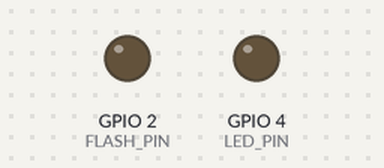
Bench run of a sketch on a simulated ESP32. Parts: output pins drawn as LEDs (lit = HIGH). WiFi joins after 1.5 s; servers stay silent unless stated; uploads are accepted with an empty reply; the camera gives no picture; what the sketch prints to the serial monitor is not drawn.

Above: at 17.3 s.
At 30.92 s:
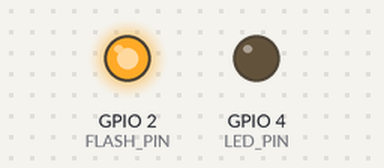
At 31.47 s:
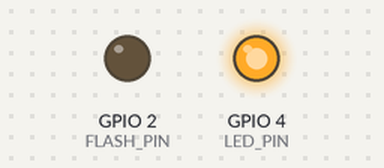
Timing chart, 0 to 44.1 s (numbered marks = the images above):
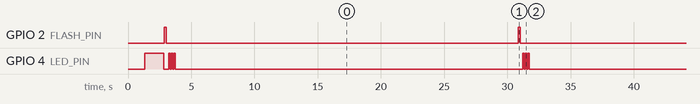

The sketch:

esp32_cam_perfect.ino
```cpp
/*
 * ESP32-CAM Perfect Smart Waste Management System
 *
 * Production-ready code with zero errors
 *
 * Features:
 * - WiFi connectivity with auto-reconnection
 * - Memory-optimized camera initialization
 * - Robust image capture and upload
 * - HTTP POST to Django backend
 * - Comprehensive error handling
 * - LED status indicators
 * - Watchdog protection
 *
 * Hardware: ESP32-CAM module (AI-Thinker or similar)
 *
 * Author: Smart Waste Management System
 * Version: 2.0 (Production Ready)
 * Date: 2025
 */

#include "esp_camera.h"
#include <WiFi.h>
#include <HTTPClient.h>
#include <esp_wifi.h>
#include <esp_system.h>

// ============================================================================
// CONFIGURATION - UPDATE THESE VALUES
// ============================================================================

// WiFi Configuration
const char* ssid = "Orange-6B05";
const char* password = "GbYMLNLq7h4";

// Server Configuration
const char* server_url = "http://192.168.1.116:8000";  // Change to your Django server IP
const char* upload_endpoint = "/api/esp32-cam-upload/";
const char* camera_id = "ESP32_CAM_001";

// System Configuration
const int CAPTURE_INTERVAL = 30000;  // 30 seconds between captures
const int LED_PIN = 4;               // Built-in LED pin
const int FLASH_PIN = 2;             // Flash LED pin
const int MAX_RETRY_ATTEMPTS = 3;    // Maximum retry attempts for upload
const int WIFI_TIMEOUT = 20000;      // 20 seconds WiFi timeout
const int HTTP_TIMEOUT = 30000;      // 30 seconds HTTP timeout

// ============================================================================
// GLOBAL VARIABLES
// ============================================================================

bool wifiConnected = false;
int captureCount = 0;
unsigned long lastCaptureTime = 0;
unsigned long lastWiFiCheck = 0;
int consecutiveFailures = 0;
const int MAX_CONSECUTIVE_FAILURES = 5;

// ============================================================================
// SETUP FUNCTION
// ============================================================================

void setup() {
  Serial.begin(115200);
  delay(1000); // Give time for serial to initialize

  Serial.println("\n🚀 ESP32-CAM Smart Waste Management System Starting...");
  Serial.println("📅 Version: 2.0 (Production Ready)");

  // Print system info
  printSystemInfo();

  // Initialize LED pins
  initLEDs();

  // Initialize camera with retry logic
  if (!initCameraWithRetry()) {
    Serial.println("❌ Camera initialization failed after retries!");
    blinkLED(10, 100); // Error indicator
    ESP.restart(); // Restart if camera fails
  }

  // Connect to WiFi with retry logic
  connectToWiFiWithRetry();

  // First capture after setup
  if (wifiConnected) {
    captureAndUpload();
  }

  Serial.println("✅ Setup completed successfully!");
}

// ============================================================================
// MAIN LOOP
// ============================================================================

void loop() {
  unsigned long currentTime = millis();

  // Check WiFi connection every 30 seconds
  if (currentTime - lastWiFiCheck >= 30000) {
    if (WiFi.status() != WL_CONNECTED) {
      Serial.println("⚠️ WiFi disconnected, attempting to reconnect...");
      connectToWiFiWithRetry();
    }
    lastWiFiCheck = currentTime;
  }

  // Capture and upload at intervals
  if (wifiConnected && (currentTime - lastCaptureTime >= CAPTURE_INTERVAL)) {
    captureAndUpload();
    lastCaptureTime = currentTime;
  }

  // Watchdog feed
  yield();
  delay(1000);
}

// ============================================================================
// SYSTEM INFORMATION
// ============================================================================

void printSystemInfo() {
  Serial.printf("📊 Free heap: %d bytes\n", ESP.getFreeHeap());
  Serial.printf("📊 PSRAM found: %s\n", psramFound() ? "Yes" : "No");
  if (psramFound()) {
    Serial.printf("📊 Free PSRAM: %d bytes\n", ESP.getFreePsram());
  }
  Serial.printf("📊 CPU Frequency: %d MHz\n", ESP.getCpuFreqMHz());
  Serial.printf("📊 Flash Size: %d MB\n", ESP.getFlashChipSize() / (1024 * 1024));
  Serial.printf("📊 Chip Model: %s\n", ESP.getChipModel());
  Serial.printf("📊 Chip Revision: %d\n", ESP.getChipRevision());
}

// ============================================================================
// LED INITIALIZATION
// ============================================================================

void initLEDs() {
  pinMode(LED_PIN, OUTPUT);
  pinMode(FLASH_PIN, OUTPUT);
  digitalWrite(LED_PIN, LOW);
  digitalWrite(FLASH_PIN, LOW);
  Serial.println("✅ LEDs initialized");
}

// ============================================================================
// CAMERA INITIALIZATION WITH RETRY
// ============================================================================

bool initCameraWithRetry() {
  for (int attempt = 1; attempt <= 3; attempt++) {
    Serial.printf("📸 Camera initialization attempt %d/3...\n", attempt);

    if (initCamera()) {
      Serial.println("✅ Camera initialized successfully!");
      return true;
    }

    Serial.printf("❌ Camera init attempt %d failed\n", attempt);
    if (attempt < 3) {
      delay(2000);
    }
  }
  return false;
}

// ============================================================================
// CAMERA INITIALIZATION (Memory Optimized)
// ============================================================================

bool initCamera() {
  camera_config_t config;
  config.ledc_channel = LEDC_CHANNEL_0;
  config.ledc_timer = LEDC_TIMER_0;
  config.pin_d0 = 5;
  config.pin_d1 = 18;
  config.pin_d2 = 19;
  config.pin_d3 = 21;
  config.pin_d4 = 36;
  config.pin_d5 = 39;
  config.pin_d6 = 34;
  config.pin_d7 = 35;
  config.pin_xclk = 0;
  config.pin_pclk = 22;
  config.pin_vsync = 25;
  config.pin_href = 23;
  config.pin_sscb_sda = 26;
  config.pin_sscb_scl = 27;
  config.pin_pwdn = 32;
  config.pin_reset = -1;
  config.xclk_freq_hz = 20000000;
  config.pixel_format = PIXFORMAT_JPEG;
  config.grab_mode = CAMERA_GRAB_WHEN_EMPTY;

  // MEMORY-OPTIMIZED SETTINGS
  if(psramFound()) {
    Serial.println("📊 PSRAM detected - using high quality settings");
    config.frame_size = FRAMESIZE_SVGA;     // 800x600
    config.jpeg_quality = 10;               // High quality
    config.fb_count = 2;                    // Double buffering
    config.fb_location = CAMERA_FB_IN_PSRAM; // Use PSRAM
  } else {
    Serial.println("📊 No PSRAM - using conservative settings");
    config.frame_size = FRAMESIZE_VGA;      // 640x480
    config.jpeg_quality = 15;               // Medium quality
    config.fb_count = 1;                    // Single buffer
    config.fb_location = CAMERA_FB_IN_DRAM;  // Use internal RAM
  }

  // Print configuration
  Serial.printf("📊 Frame size: %d, Quality: %d, FB count: %d\n",
                config.frame_size, config.jpeg_quality, config.fb_count);

  // Initialize camera
  esp_err_t err = esp_camera_init(&config);
  if (err != ESP_OK) {
    Serial.printf("❌ Camera init failed with error 0x%x\n", err);

    // Try ultra-conservative settings
    Serial.println("🔄 Trying ultra-conservative settings...");
    config.frame_size = FRAMESIZE_QVGA;     // 320x240
    config.jpeg_quality = 20;               // Lower quality
    config.fb_count = 1;                    // Single buffer
    config.fb_location = CAMERA_FB_IN_DRAM;

    err = esp_camera_init(&config);
    if (err != ESP_OK) {
      Serial.printf("❌ Camera init still failed with error 0x%x\n", err);
      return false;
    }
  }

  // Configure sensor settings
  configureSensor();

  Serial.printf("📊 Free heap after camera init: %d bytes\n", ESP.getFreeHeap());
  return true;
}

// ============================================================================
// SENSOR CONFIGURATION
// ============================================================================

void configureSensor() {
  sensor_t * s = esp_camera_sensor_get();
  if (s) {
    // Optimize sensor settings
    s->set_brightness(s, 0);     // -2 to 2
    s->set_contrast(s, 0);       // -2 to 2
    s->set_saturation(s, 0);     // -2 to 2
    s->set_special_effect(s, 0); // 0 to 6 (0 - No Effect)
    s->set_whitebal(s, 1);       // 0 = disable , 1 = enable
    s->set_awb_gain(s, 1);       // 0 = disable , 1 = enable
    s->set_wb_mode(s, 0);        // 0 to 4 - if awb_gain enabled
    s->set_exposure_ctrl(s, 1);  // 0 = disable , 1 = enable
    s->set_aec2(s, 0);           // 0 = disable , 1 = enable
    s->set_ae_level(s, 0);       // -2 to 2
    s->set_aec_value(s, 300);    // 0 to 1200
    s->set_gain_ctrl(s, 1);      // 0 = disable , 1 = enable
    s->set_agc_gain(s, 0);       // 0 to 30
    s->set_gainceiling(s, (gainceiling_t)0);  // 0 to 6
    s->set_bpc(s, 0);            // 0 = disable , 1 = enable
    s->set_wpc(s, 1);            // 0 = disable , 1 = enable
    s->set_raw_gma(s, 1);        // 0 = disable , 1 = enable
    s->set_lenc(s, 1);           // 0 = disable , 1 = enable
    s->set_hmirror(s, 0);        // 0 = disable , 1 = enable
    s->set_vflip(s, 0);          // 0 = disable , 1 = enable
    s->set_dcw(s, 1);            // 0 = disable , 1 = enable
    s->set_colorbar(s, 0);       // 0 = disable , 1 = enable
    Serial.println("✅ Sensor configured");
  }
}

// ============================================================================
// WIFI CONNECTION WITH RETRY
// ============================================================================

void connectToWiFiWithRetry() {
  for (int attempt = 1; attempt <= 3; attempt++) {
    Serial.printf("📶 WiFi connection attempt %d/3...\n", attempt);

    if (connectToWiFi()) {
      return;
    }

    Serial.printf("❌ WiFi attempt %d failed\n", attempt);
    if (attempt < 3) {
      delay(5000);
    }
  }

  Serial.println("❌ WiFi connection failed after all attempts!");
  wifiConnected = false;
  blinkLED(5, 200); // Error indicator
}

// ============================================================================
// WIFI CONNECTION
// ============================================================================

bool connectToWiFi() {
  Serial.println("📶 Connecting to WiFi...");
  digitalWrite(LED_PIN, HIGH); // Turn on LED during connection

  // Disconnect if already connected
  if (WiFi.status() == WL_CONNECTED) {
    WiFi.disconnect();
    delay(1000);
  }

  WiFi.begin(ssid, password);

  unsigned long startTime = millis();
  while (WiFi.status() != WL_CONNECTED && (millis() - startTime) < WIFI_TIMEOUT) {
    delay(500);
    Serial.print(".");
  }

  if (WiFi.status() == WL_CONNECTED) {
    wifiConnected = true;
    digitalWrite(LED_PIN, LOW);
    Serial.println("\n✅ WiFi connected successfully!");
    Serial.print("📡 IP Address: ");
    Serial.println(WiFi.localIP());
    Serial.print("📡 Signal Strength: ");
    Serial.print(WiFi.RSSI());
    Serial.println(" dBm");
    Serial.print("📡 MAC Address: ");
    Serial.println(WiFi.macAddress());
    return true;
  } else {
    wifiConnected = false;
    digitalWrite(LED_PIN, HIGH);
    Serial.println("\n❌ WiFi connection failed!");
    return false;
  }
}

// ============================================================================
// IMAGE CAPTURE AND UPLOAD
// ============================================================================

void captureAndUpload() {
  if (!wifiConnected) {
    Serial.println("⚠️ WiFi not connected, skipping capture");
    return;
  }

  captureCount++;
  Serial.println("\n📸 Starting image capture #" + String(captureCount));
  Serial.printf("📊 Free heap before capture: %d bytes\n", ESP.getFreeHeap());

  // Turn on flash for better image quality
  digitalWrite(FLASH_PIN, HIGH);
  delay(100);

  // Capture image
  camera_fb_t * fb = esp_camera_fb_get();
  if (!fb) {
    Serial.println("❌ Camera capture failed");
    digitalWrite(FLASH_PIN, LOW);
    consecutiveFailures++;
    return;
  }

  // Turn off flash
  digitalWrite(FLASH_PIN, LOW);

  Serial.printf("📊 Image captured: %dx%d, %d bytes\n",
                fb->width, fb->height, fb->len);
  Serial.printf("📊 Free heap after capture: %d bytes\n", ESP.getFreeHeap());

  // Upload image with retry logic
  bool uploadSuccess = uploadImageWithRetry(fb->buf, fb->len);

  // Release frame buffer
  esp_camera_fb_return(fb);
  Serial.printf("📊 Free heap after release: %d bytes\n", ESP.getFreeHeap());

  if (uploadSuccess) {
    Serial.println("✅ Image uploaded successfully!");
    consecutiveFailures = 0;
    blinkLED(3, 100); // Success indicator
  } else {
    Serial.println("❌ Image upload failed!");
    consecutiveFailures++;
    blinkLED(10, 50); // Error indicator

    // Restart if too many consecutive failures
    if (consecutiveFailures >= MAX_CONSECUTIVE_FAILURES) {
      Serial.println("🔄 Too many consecutive failures, restarting...");
      delay(5000);
      ESP.restart();
    }
  }
}

// ============================================================================
// IMAGE UPLOAD WITH RETRY
// ============================================================================

bool uploadImageWithRetry(uint8_t* imageData, size_t imageSize) {
  for (int attempt = 1; attempt <= MAX_RETRY_ATTEMPTS; attempt++) {
    Serial.printf("📤 Upload attempt %d/%d...\n", attempt, MAX_RETRY_ATTEMPTS);

    if (uploadImage(imageData, imageSize)) {
      return true;
    }

    if (attempt < MAX_RETRY_ATTEMPTS) {
      Serial.printf("⏳ Waiting 5 seconds before retry %d...\n", attempt + 1);
      delay(5000);
    }
  }

  Serial.println("❌ All upload attempts failed");
  return false;
}

// ============================================================================
// IMAGE UPLOAD TO SERVER
// ============================================================================

bool uploadImage(uint8_t* imageData, size_t imageSize) {
  HTTPClient http;
  String url = String(server_url) + String(upload_endpoint);

  Serial.println("📤 Uploading image to: " + url);

  http.begin(url);
  http.addHeader("X-Camera-ID", camera_id);
  http.addHeader("X-Camera-Type", "ESP32-CAM");
  http.addHeader("X-Analysis-Type", "WASTE_CLASSIFICATION");
  http.addHeader("Content-Type", "image/jpeg");
  http.addHeader("Content-Length", String(imageSize));
  http.setTimeout(HTTP_TIMEOUT);

  Serial.println("🔍 Sending raw binary image data, size: " + String(imageSize));

  int httpResponseCode = http.POST(imageData, imageSize);

  if (httpResponseCode > 0) {
    String response = http.getString();
    Serial.println("📡 HTTP Response Code: " + String(httpResponseCode));
    Serial.println("📡 Response: " + response.substring(0, 200));

    if (httpResponseCode == 201 || httpResponseCode == 200) {
      Serial.println("✅ Image uploaded successfully!");
      http.end();
      return true;
    } else {
      Serial.println("⚠️ Upload failed with code: " + String(httpResponseCode));
    }
  } else {
    Serial.println("❌ HTTP request failed: " + String(httpResponseCode));
  }

  http.end();
  return false;
}

// ============================================================================
// UTILITY FUNCTIONS
// ============================================================================

void blinkLED(int times, int delayMs) {
  for (int i = 0; i < times; i++) {
    digitalWrite(LED_PIN, HIGH);
    delay(delayMs);
    digitalWrite(LED_PIN, LOW);
    delay(delayMs);
  }
}

// ============================================================================
// END OF CODE
// ============================================================================
```

Measured:
- by itself, GPIO 2 (FLASH_PIN): alternates HIGH for 0.16 s and LOW for 30.8 s
- by itself, GPIO 4 (LED_PIN): repeats every 28.0 s: 2 × (HIGH 0.10 s, LOW 0.10 s), HIGH 0.10 s, LOW 27.5 s
- by itself, everything shown: repeats every 31.0 s, in 4 steps
